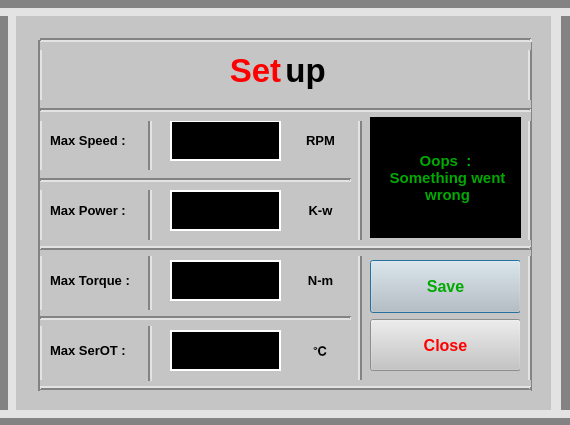
<?xml version="1.0" encoding="UTF-8"?>
<ui version="4.0">
 <class>Dialog</class>
 <widget class="QDialog" name="Dialog">
  <property name="geometry">
   <rect>
    <x>0</x>
    <y>0</y>
    <width>570</width>
    <height>425</height>
   </rect>
  </property>
  <property name="minimumSize">
   <size>
    <width>570</width>
    <height>425</height>
   </size>
  </property>
  <property name="maximumSize">
   <size>
    <width>570</width>
    <height>425</height>
   </size>
  </property>
  <property name="windowTitle">
   <string>Dialog</string>
  </property>
  <property name="styleSheet">
   <string notr="true">background-color: rgb(197, 197, 197);</string>
  </property>
  <widget class="Line" name="line_6">
   <property name="geometry">
    <rect>
     <x>0</x>
     <y>-10</y>
     <width>16</width>
     <height>441</height>
    </rect>
   </property>
   <property name="frameShadow">
    <enum>QFrame::Sunken</enum>
   </property>
   <property name="lineWidth">
    <number>10</number>
   </property>
   <property name="midLineWidth">
    <number>0</number>
   </property>
   <property name="orientation">
    <enum>Qt::Vertical</enum>
   </property>
  </widget>
  <widget class="Line" name="line_7">
   <property name="geometry">
    <rect>
     <x>551</x>
     <y>-10</y>
     <width>20</width>
     <height>441</height>
    </rect>
   </property>
   <property name="frameShadow">
    <enum>QFrame::Raised</enum>
   </property>
   <property name="lineWidth">
    <number>10</number>
   </property>
   <property name="midLineWidth">
    <number>0</number>
   </property>
   <property name="orientation">
    <enum>Qt::Vertical</enum>
   </property>
  </widget>
  <widget class="Line" name="line_8">
   <property name="geometry">
    <rect>
     <x>-30</x>
     <y>0</y>
     <width>631</width>
     <height>16</height>
    </rect>
   </property>
   <property name="frameShadow">
    <enum>QFrame::Sunken</enum>
   </property>
   <property name="lineWidth">
    <number>10</number>
   </property>
   <property name="midLineWidth">
    <number>0</number>
   </property>
   <property name="orientation">
    <enum>Qt::Horizontal</enum>
   </property>
  </widget>
  <widget class="Line" name="line_9">
   <property name="geometry">
    <rect>
     <x>-30</x>
     <y>410</y>
     <width>631</width>
     <height>16</height>
    </rect>
   </property>
   <property name="frameShadow">
    <enum>QFrame::Raised</enum>
   </property>
   <property name="lineWidth">
    <number>10</number>
   </property>
   <property name="midLineWidth">
    <number>0</number>
   </property>
   <property name="orientation">
    <enum>Qt::Horizontal</enum>
   </property>
  </widget>
  <widget class="QLabel" name="label_46">
   <property name="geometry">
    <rect>
     <x>50</x>
     <y>260</y>
     <width>91</width>
     <height>40</height>
    </rect>
   </property>
   <property name="maximumSize">
    <size>
     <width>16777215</width>
     <height>40</height>
    </size>
   </property>
   <property name="font">
    <font>
     <family>Arial</family>
     <pointsize>10</pointsize>
     <weight>75</weight>
     <bold>true</bold>
    </font>
   </property>
   <property name="styleSheet">
    <string notr="true">color: rgb(0, 0, 0);


</string>
   </property>
   <property name="text">
    <string>Max Torque :</string>
   </property>
   <property name="alignment">
    <set>Qt::AlignLeading|Qt::AlignLeft|Qt::AlignVCenter</set>
   </property>
  </widget>
  <widget class="Line" name="line_31">
   <property name="geometry">
    <rect>
     <x>30</x>
     <y>40</y>
     <width>20</width>
     <height>351</height>
    </rect>
   </property>
   <property name="frameShadow">
    <enum>QFrame::Sunken</enum>
   </property>
   <property name="lineWidth">
    <number>2</number>
   </property>
   <property name="orientation">
    <enum>Qt::Vertical</enum>
   </property>
  </widget>
  <widget class="QLineEdit" name="lineEdit_22">
   <property name="geometry">
    <rect>
     <x>170</x>
     <y>120</y>
     <width>111</width>
     <height>41</height>
    </rect>
   </property>
   <property name="font">
    <font>
     <family>Arial</family>
     <pointsize>18</pointsize>
     <weight>75</weight>
     <bold>true</bold>
    </font>
   </property>
   <property name="styleSheet">
    <string notr="true">background-color: rgb(0, 0, 0);
color: rgb(255, 255, 255);
border: 2px solid white;</string>
   </property>
   <property name="alignment">
    <set>Qt::AlignCenter</set>
   </property>
  </widget>
  <widget class="Line" name="line_32">
   <property name="geometry">
    <rect>
     <x>520</x>
     <y>40</y>
     <width>20</width>
     <height>351</height>
    </rect>
   </property>
   <property name="frameShadow">
    <enum>QFrame::Raised</enum>
   </property>
   <property name="lineWidth">
    <number>2</number>
   </property>
   <property name="orientation">
    <enum>Qt::Vertical</enum>
   </property>
  </widget>
  <widget class="QLineEdit" name="lineEdit_20">
   <property name="geometry">
    <rect>
     <x>170</x>
     <y>260</y>
     <width>111</width>
     <height>41</height>
    </rect>
   </property>
   <property name="font">
    <font>
     <family>Arial</family>
     <pointsize>18</pointsize>
     <weight>75</weight>
     <bold>true</bold>
    </font>
   </property>
   <property name="styleSheet">
    <string notr="true">background-color: rgb(0, 0, 0);
color: rgb(255, 255, 255);
border: 2px solid white;</string>
   </property>
   <property name="alignment">
    <set>Qt::AlignCenter</set>
   </property>
  </widget>
  <widget class="QLineEdit" name="lineEdit_21">
   <property name="geometry">
    <rect>
     <x>170</x>
     <y>190</y>
     <width>111</width>
     <height>41</height>
    </rect>
   </property>
   <property name="font">
    <font>
     <family>Arial</family>
     <pointsize>18</pointsize>
     <weight>75</weight>
     <bold>true</bold>
    </font>
   </property>
   <property name="styleSheet">
    <string notr="true">background-color: rgb(0, 0, 0);
color: rgb(255, 255, 255);
border: 2px solid white;</string>
   </property>
   <property name="alignment">
    <set>Qt::AlignCenter</set>
   </property>
  </widget>
  <widget class="QLabel" name="label_49">
   <property name="geometry">
    <rect>
     <x>280</x>
     <y>50</y>
     <width>51</width>
     <height>40</height>
    </rect>
   </property>
   <property name="maximumSize">
    <size>
     <width>16777215</width>
     <height>40</height>
    </size>
   </property>
   <property name="font">
    <font>
     <family>Arial</family>
     <pointsize>25</pointsize>
     <weight>75</weight>
     <bold>true</bold>
    </font>
   </property>
   <property name="styleSheet">
    <string notr="true">color: rgb(0, 0, 0);


</string>
   </property>
   <property name="text">
    <string>up</string>
   </property>
   <property name="alignment">
    <set>Qt::AlignCenter</set>
   </property>
  </widget>
  <widget class="QLabel" name="label_47">
   <property name="geometry">
    <rect>
     <x>50</x>
     <y>190</y>
     <width>91</width>
     <height>40</height>
    </rect>
   </property>
   <property name="maximumSize">
    <size>
     <width>16777215</width>
     <height>40</height>
    </size>
   </property>
   <property name="font">
    <font>
     <family>Arial</family>
     <pointsize>10</pointsize>
     <weight>75</weight>
     <bold>true</bold>
    </font>
   </property>
   <property name="styleSheet">
    <string notr="true">color: rgb(0, 0, 0);


</string>
   </property>
   <property name="text">
    <string>Max Power :</string>
   </property>
   <property name="alignment">
    <set>Qt::AlignLeading|Qt::AlignLeft|Qt::AlignVCenter</set>
   </property>
  </widget>
  <widget class="Line" name="line_38">
   <property name="geometry">
    <rect>
     <x>40</x>
     <y>380</y>
     <width>491</width>
     <height>16</height>
    </rect>
   </property>
   <property name="frameShadow">
    <enum>QFrame::Raised</enum>
   </property>
   <property name="lineWidth">
    <number>2</number>
   </property>
   <property name="orientation">
    <enum>Qt::Horizontal</enum>
   </property>
  </widget>
  <widget class="Line" name="line_29">
   <property name="geometry">
    <rect>
     <x>40</x>
     <y>100</y>
     <width>491</width>
     <height>21</height>
    </rect>
   </property>
   <property name="frameShadow">
    <enum>QFrame::Sunken</enum>
   </property>
   <property name="lineWidth">
    <number>2</number>
   </property>
   <property name="orientation">
    <enum>Qt::Horizontal</enum>
   </property>
  </widget>
  <widget class="Line" name="line_26">
   <property name="geometry">
    <rect>
     <x>40</x>
     <y>30</y>
     <width>491</width>
     <height>20</height>
    </rect>
   </property>
   <property name="lineWidth">
    <number>2</number>
   </property>
   <property name="orientation">
    <enum>Qt::Horizontal</enum>
   </property>
  </widget>
  <widget class="QLabel" name="label_48">
   <property name="geometry">
    <rect>
     <x>50</x>
     <y>120</y>
     <width>91</width>
     <height>40</height>
    </rect>
   </property>
   <property name="maximumSize">
    <size>
     <width>16777215</width>
     <height>40</height>
    </size>
   </property>
   <property name="font">
    <font>
     <family>Arial</family>
     <pointsize>10</pointsize>
     <weight>75</weight>
     <bold>true</bold>
    </font>
   </property>
   <property name="styleSheet">
    <string notr="true">color: rgb(0, 0, 0);


</string>
   </property>
   <property name="text">
    <string>Max Speed :</string>
   </property>
   <property name="alignment">
    <set>Qt::AlignLeading|Qt::AlignLeft|Qt::AlignVCenter</set>
   </property>
  </widget>
  <widget class="Line" name="line_63">
   <property name="geometry">
    <rect>
     <x>140</x>
     <y>110</y>
     <width>20</width>
     <height>271</height>
    </rect>
   </property>
   <property name="frameShadow">
    <enum>QFrame::Sunken</enum>
   </property>
   <property name="lineWidth">
    <number>2</number>
   </property>
   <property name="orientation">
    <enum>Qt::Vertical</enum>
   </property>
  </widget>
  <widget class="QLabel" name="label_34">
   <property name="geometry">
    <rect>
     <x>230</x>
     <y>50</y>
     <width>51</width>
     <height>40</height>
    </rect>
   </property>
   <property name="maximumSize">
    <size>
     <width>16777215</width>
     <height>40</height>
    </size>
   </property>
   <property name="font">
    <font>
     <family>Arial</family>
     <pointsize>25</pointsize>
     <weight>75</weight>
     <bold>true</bold>
    </font>
   </property>
   <property name="styleSheet">
    <string notr="true">
color: rgb(255, 0, 0);


</string>
   </property>
   <property name="text">
    <string>Set</string>
   </property>
   <property name="alignment">
    <set>Qt::AlignCenter</set>
   </property>
  </widget>
  <widget class="Line" name="line_33">
   <property name="geometry">
    <rect>
     <x>40</x>
     <y>310</y>
     <width>311</width>
     <height>16</height>
    </rect>
   </property>
   <property name="frameShadow">
    <enum>QFrame::Sunken</enum>
   </property>
   <property name="lineWidth">
    <number>2</number>
   </property>
   <property name="orientation">
    <enum>Qt::Horizontal</enum>
   </property>
  </widget>
  <widget class="Line" name="line_30">
   <property name="geometry">
    <rect>
     <x>40</x>
     <y>240</y>
     <width>491</width>
     <height>16</height>
    </rect>
   </property>
   <property name="frameShadow">
    <enum>QFrame::Raised</enum>
   </property>
   <property name="lineWidth">
    <number>2</number>
   </property>
   <property name="orientation">
    <enum>Qt::Horizontal</enum>
   </property>
  </widget>
  <widget class="Line" name="line_34">
   <property name="geometry">
    <rect>
     <x>40</x>
     <y>170</y>
     <width>311</width>
     <height>20</height>
    </rect>
   </property>
   <property name="frameShadow">
    <enum>QFrame::Sunken</enum>
   </property>
   <property name="lineWidth">
    <number>2</number>
   </property>
   <property name="orientation">
    <enum>Qt::Horizontal</enum>
   </property>
  </widget>
  <widget class="Line" name="line_35">
   <property name="geometry">
    <rect>
     <x>350</x>
     <y>110</y>
     <width>20</width>
     <height>281</height>
    </rect>
   </property>
   <property name="frameShadow">
    <enum>QFrame::Raised</enum>
   </property>
   <property name="lineWidth">
    <number>2</number>
   </property>
   <property name="orientation">
    <enum>Qt::Vertical</enum>
   </property>
  </widget>
  <widget class="QLabel" name="label_50">
   <property name="geometry">
    <rect>
     <x>50</x>
     <y>330</y>
     <width>81</width>
     <height>40</height>
    </rect>
   </property>
   <property name="maximumSize">
    <size>
     <width>16777215</width>
     <height>40</height>
    </size>
   </property>
   <property name="font">
    <font>
     <family>Arial</family>
     <pointsize>10</pointsize>
     <weight>75</weight>
     <bold>true</bold>
    </font>
   </property>
   <property name="styleSheet">
    <string notr="true">color: rgb(0, 0, 0);


</string>
   </property>
   <property name="text">
    <string>Max SerOT :</string>
   </property>
   <property name="alignment">
    <set>Qt::AlignLeading|Qt::AlignLeft|Qt::AlignVCenter</set>
   </property>
  </widget>
  <widget class="QLineEdit" name="lineEdit_23">
   <property name="geometry">
    <rect>
     <x>170</x>
     <y>330</y>
     <width>111</width>
     <height>41</height>
    </rect>
   </property>
   <property name="font">
    <font>
     <family>Arial</family>
     <pointsize>18</pointsize>
     <weight>75</weight>
     <bold>true</bold>
    </font>
   </property>
   <property name="styleSheet">
    <string notr="true">background-color: rgb(0, 0, 0);
color: rgb(255, 255, 255);
border: 2px solid white;</string>
   </property>
   <property name="alignment">
    <set>Qt::AlignCenter</set>
   </property>
  </widget>
  <widget class="QWidget" name="layoutWidget">
   <property name="geometry">
    <rect>
     <x>370</x>
     <y>260</y>
     <width>151</width>
     <height>111</height>
    </rect>
   </property>
   <layout class="QVBoxLayout" name="verticalLayout">
    <item>
     <widget class="QPushButton" name="pushButton_2">
      <property name="maximumSize">
       <size>
        <width>16777215</width>
        <height>60</height>
       </size>
      </property>
      <property name="font">
       <font>
        <family>Arial</family>
        <pointsize>12</pointsize>
        <weight>75</weight>
        <bold>true</bold>
       </font>
      </property>
      <property name="cursor">
       <cursorShape>PointingHandCursor</cursorShape>
      </property>
      <property name="styleSheet">
       <string notr="true">color: rgb(0, 170, 0);</string>
      </property>
      <property name="text">
       <string>Save</string>
      </property>
     </widget>
    </item>
    <item>
     <widget class="QPushButton" name="pushButton_3">
      <property name="maximumSize">
       <size>
        <width>16777215</width>
        <height>60</height>
       </size>
      </property>
      <property name="font">
       <font>
        <family>Arial</family>
        <pointsize>12</pointsize>
        <weight>75</weight>
        <bold>true</bold>
       </font>
      </property>
      <property name="cursor">
       <cursorShape>PointingHandCursor</cursorShape>
      </property>
      <property name="styleSheet">
       <string notr="true">color: rgb(255, 0, 0);</string>
      </property>
      <property name="text">
       <string>Close</string>
      </property>
     </widget>
    </item>
   </layout>
  </widget>
  <widget class="QLabel" name="label_51">
   <property name="geometry">
    <rect>
     <x>290</x>
     <y>190</y>
     <width>61</width>
     <height>40</height>
    </rect>
   </property>
   <property name="maximumSize">
    <size>
     <width>16777215</width>
     <height>40</height>
    </size>
   </property>
   <property name="font">
    <font>
     <family>Arial</family>
     <pointsize>10</pointsize>
     <weight>75</weight>
     <bold>true</bold>
    </font>
   </property>
   <property name="styleSheet">
    <string notr="true">color: rgb(0, 0, 0);


</string>
   </property>
   <property name="text">
    <string>K-w</string>
   </property>
   <property name="alignment">
    <set>Qt::AlignCenter</set>
   </property>
  </widget>
  <widget class="QLabel" name="label_52">
   <property name="geometry">
    <rect>
     <x>290</x>
     <y>330</y>
     <width>61</width>
     <height>40</height>
    </rect>
   </property>
   <property name="maximumSize">
    <size>
     <width>16777215</width>
     <height>40</height>
    </size>
   </property>
   <property name="font">
    <font>
     <family>Arial</family>
     <pointsize>10</pointsize>
     <weight>75</weight>
     <bold>true</bold>
    </font>
   </property>
   <property name="styleSheet">
    <string notr="true">color: rgb(0, 0, 0);


</string>
   </property>
   <property name="text">
    <string>℃</string>
   </property>
   <property name="alignment">
    <set>Qt::AlignCenter</set>
   </property>
  </widget>
  <widget class="QLabel" name="label_53">
   <property name="geometry">
    <rect>
     <x>290</x>
     <y>260</y>
     <width>61</width>
     <height>40</height>
    </rect>
   </property>
   <property name="maximumSize">
    <size>
     <width>16777215</width>
     <height>40</height>
    </size>
   </property>
   <property name="font">
    <font>
     <family>Arial</family>
     <pointsize>10</pointsize>
     <weight>75</weight>
     <bold>true</bold>
    </font>
   </property>
   <property name="styleSheet">
    <string notr="true">color: rgb(0, 0, 0);


</string>
   </property>
   <property name="text">
    <string>N-m</string>
   </property>
   <property name="alignment">
    <set>Qt::AlignCenter</set>
   </property>
  </widget>
  <widget class="QLabel" name="label_54">
   <property name="geometry">
    <rect>
     <x>290</x>
     <y>120</y>
     <width>61</width>
     <height>40</height>
    </rect>
   </property>
   <property name="maximumSize">
    <size>
     <width>16777215</width>
     <height>40</height>
    </size>
   </property>
   <property name="font">
    <font>
     <family>Arial</family>
     <pointsize>10</pointsize>
     <weight>75</weight>
     <bold>true</bold>
    </font>
   </property>
   <property name="styleSheet">
    <string notr="true">color: rgb(0, 0, 0);


</string>
   </property>
   <property name="text">
    <string>RPM</string>
   </property>
   <property name="alignment">
    <set>Qt::AlignCenter</set>
   </property>
  </widget>
  <widget class="QLabel" name="label_19">
   <property name="geometry">
    <rect>
     <x>370</x>
     <y>117</y>
     <width>151</width>
     <height>121</height>
    </rect>
   </property>
   <property name="font">
    <font>
     <family>Arial</family>
     <pointsize>11</pointsize>
     <weight>75</weight>
     <italic>false</italic>
     <bold>true</bold>
    </font>
   </property>
   <property name="cursor">
    <cursorShape>WhatsThisCursor</cursorShape>
   </property>
   <property name="styleSheet">
    <string notr="true"> border:None; border-radius: 0px; 
background-color: rgb(0, 0, 0);
color: rgb(0, 170, 0);
</string>
   </property>
   <property name="text">
    <string>Oops  : 
 Something went
 wrong</string>
   </property>
   <property name="alignment">
    <set>Qt::AlignCenter</set>
   </property>
  </widget>
  <zorder>layoutWidget</zorder>
  <zorder>line_35</zorder>
  <zorder>line_6</zorder>
  <zorder>line_7</zorder>
  <zorder>line_8</zorder>
  <zorder>line_9</zorder>
  <zorder>label_46</zorder>
  <zorder>line_31</zorder>
  <zorder>lineEdit_22</zorder>
  <zorder>line_32</zorder>
  <zorder>lineEdit_20</zorder>
  <zorder>lineEdit_21</zorder>
  <zorder>label_49</zorder>
  <zorder>label_47</zorder>
  <zorder>line_38</zorder>
  <zorder>line_26</zorder>
  <zorder>label_48</zorder>
  <zorder>line_63</zorder>
  <zorder>label_34</zorder>
  <zorder>line_33</zorder>
  <zorder>line_30</zorder>
  <zorder>line_34</zorder>
  <zorder>label_50</zorder>
  <zorder>lineEdit_23</zorder>
  <zorder>line_29</zorder>
  <zorder>label_51</zorder>
  <zorder>label_52</zorder>
  <zorder>label_53</zorder>
  <zorder>label_54</zorder>
  <zorder>label_19</zorder>
 </widget>
 <resources/>
 <connections>
  <connection>
   <sender>pushButton_3</sender>
   <signal>clicked()</signal>
   <receiver>Dialog</receiver>
   <slot>close()</slot>
   <hints>
    <hint type="sourcelabel">
     <x>455</x>
     <y>318</y>
    </hint>
    <hint type="destinationlabel">
     <x>462</x>
     <y>440</y>
    </hint>
   </hints>
  </connection>
 </connections>
</ui>
